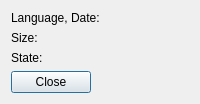
<?xml version="1.0" encoding="UTF-8"?>
<ui version="4.0">
 <class>ArchiveDetailsDialog</class>
 <widget class="QDialog" name="ArchiveDetailsDialog">
  <property name="windowTitle">
   <string>Archive Details</string>
  </property>
  <layout class="QFormLayout">
   <property name="fieldGrowthPolicy">
    <enum>QFormLayout::AllNonFixedFieldsGrow</enum>
   </property>
   <item row="0" column="0">
    <widget class="QLabel" name="label_langdate_name">
     <property name="text">
      <string>Language, Date:</string>
     </property>
    </widget>
   </item>
   <item row="0" column="1">
    <widget class="QLabel" name="label_langdate"/>
   </item>
   <item row="1" column="0">
    <widget class="QLabel" name="label_size_name">
     <property name="text">
      <string>Size:</string>
     </property>
    </widget>
   </item>
   <item row="1" column="1">
    <widget class="QLabel" name="label_size"/>
   </item>
   <item row="2" column="0">
    <widget class="QLabel" name="label_state_name">
     <property name="text">
      <string>State:</string>
     </property>
    </widget>
   </item>
   <item row="2" column="1">
    <widget class="QLabel" name="label_state"/>
   </item>
   <item row="3" column="0">
    <widget class="QDialogButtonBox" name="buttonBox">
     <property name="orientation">
      <enum>Qt::Horizontal</enum>
     </property>
     <property name="standardButtons">
      <set>QDialogButtonBox::Close</set>
     </property>
    </widget>
   </item>
  </layout>
 </widget>
 <resources/>
 <connections>
  <connection>
   <sender>buttonBox</sender>
   <signal>accepted()</signal>
   <receiver>ArchiveDetailsDialog</receiver>
   <slot>accept()</slot>
   <hints>
    <hint type="sourcelabel">
     <x>248</x>
     <y>254</y>
    </hint>
    <hint type="destinationlabel">
     <x>157</x>
     <y>274</y>
    </hint>
   </hints>
  </connection>
  <connection>
   <sender>buttonBox</sender>
   <signal>rejected()</signal>
   <receiver>ArchiveDetailsDialog</receiver>
   <slot>reject()</slot>
   <hints>
    <hint type="sourcelabel">
     <x>316</x>
     <y>260</y>
    </hint>
    <hint type="destinationlabel">
     <x>286</x>
     <y>274</y>
    </hint>
   </hints>
  </connection>
 </connections>
</ui>
